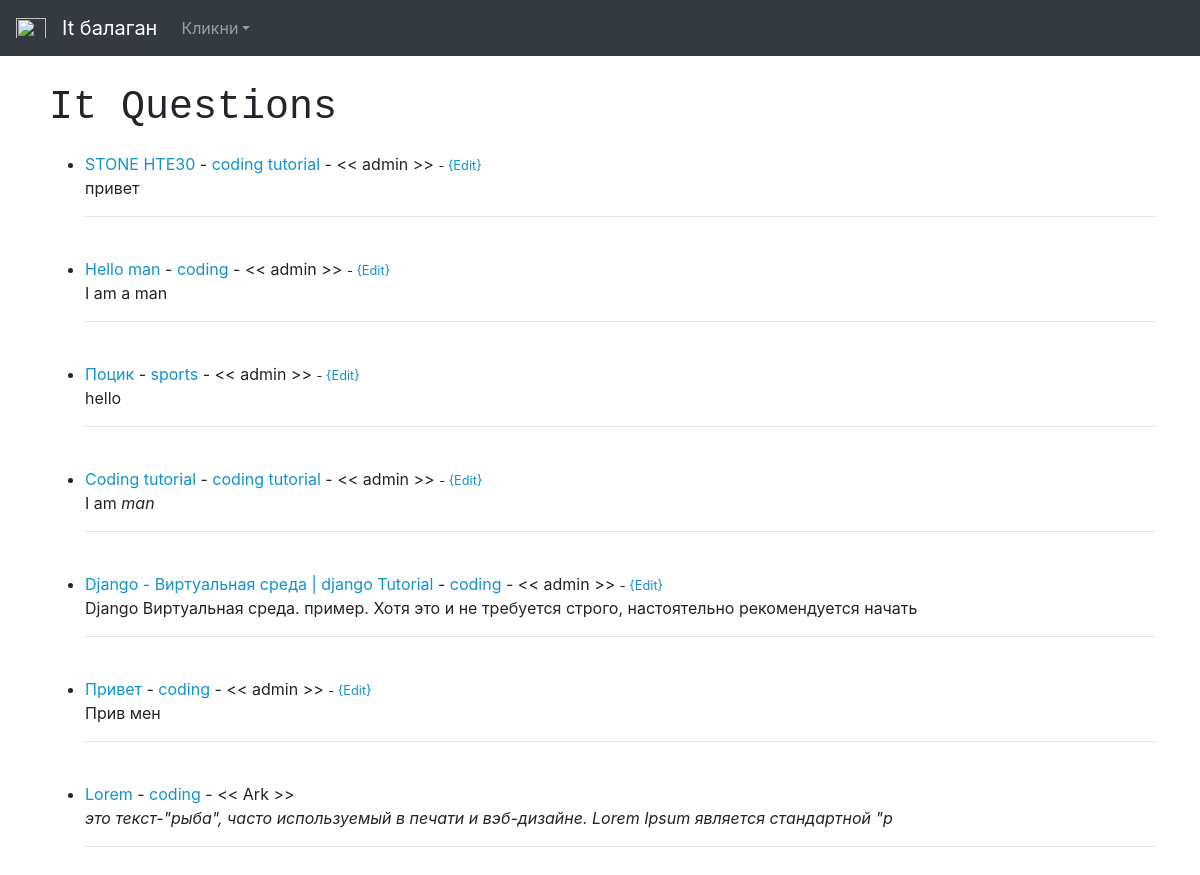
The app's page / (signed in) with its own data.
### theblog/models.py (models this page shows, shortened)
class Post(models.Model):
    title = models.CharField(max_length=120)
    title_tag = models.CharField(max_length=120, default="It балаган")
    author = models.ForeignKey(User, on_delete=models.CASCADE)
    body = models.TextField()
    post_date = models.DateField(auto_now_add=True)
    category = models.CharField(max_length=120, default='coding')
    likes = models.ManyToManyField(User, related_name='blog_post')

### theblog/views.py (the view)
# urls.py: path('', HomeView.as_view(), name='home'),
class HomeView(ListView):
    model = Post
    template_name = 'home.html'
    cats = Category.objects.all()
    ordering = ['-post_date']
    def get_context_data(self, *args, **kwargs):
        cat_menu = Category.objects.all()
        context = super(HomeView, self).get_context_data(*args, **kwargs)
        context['cat_menu'] = cat_menu
        return context

### theblog/templates/home.html
{% extends 'base.html' %}
{% block content %}
<h1 class="text-monospace"><p class="w-60 p-1" style="свcd
    text-shadow: 4px 3px 7px black;
">It Questions</p></h1>
<ul>
    {% for post in object_list %}
    <li><a href="{% url 'article_detail' post.pk %}">{{post.title}}</a> - <a
            href="{% url 'category' post.category|slugify%}">{{post.category}}</a>
        - <<
        {{post.author.username}} >>
        <small>
            {% if user.is_authenticated %}
            {% if user.id == post.author.id %}
            - <a href="{% url 'update_post' post.pk %}">{Edit}</a>
            {% endif %}
            {% endif %}
        </small><br/>
        {{ post.body|slice:"100"|safe }}
        <hr>
        <br>
    </li>
    {% endfor %}
</ul>
{% endblock %}

### theblog/templates/base.html (style rules this page uses)
a { color: #1293cd; text-decoration: none; background-color: transparent; text-align: center; }

### records on screen
Post: title "STONE HTE30", category "coding tutorial", author.username "admin", shows "{Edit}", body "привет"
Post: title "Hello man", category "coding", author.username "admin", shows "{Edit}", body "I am a man"
Post: title "Поцик", category "sports", author.username "admin", shows "{Edit}", body "hello"
Post: title "Coding tutorial", category "coding tutorial", author.username "admin", shows "{Edit}", body "I am man"
Post: title "Django - Виртуальная среда | django Tutorial", category "coding", author.username "admin", shows "{Edit}", body "Django Виртуальная среда. пример. Хотя это и не требуется строго, настоятельно рекомендуется начать"
Post: title "Привет", category "coding", author.username "admin", shows "{Edit}", body "Прив мен"
Post: title "Lorem", category "coding", author.username "Ark", body "это текст-\"рыба\", часто используемый в печати и вэб-дизайне. Lorem Ipsum является стандартной \"р"
